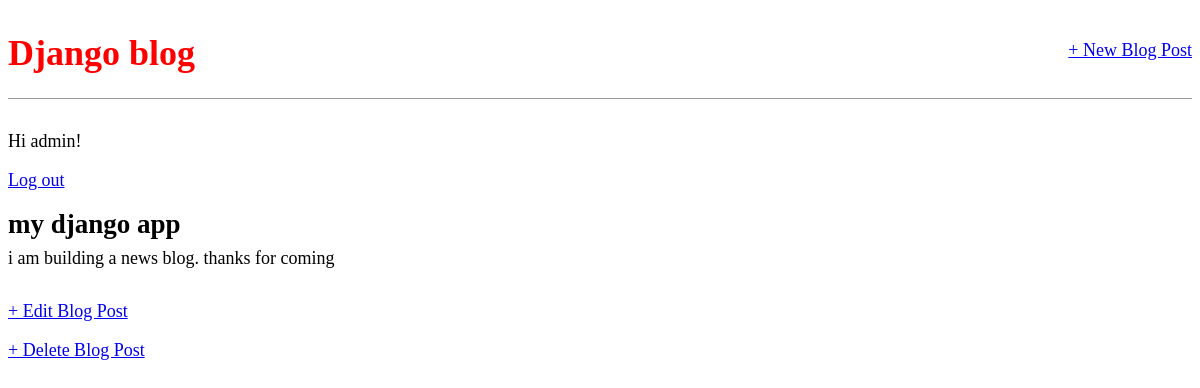
The app's page /post/1/ (signed in) with its own data.
### blogApp/models.py (models this page shows, shortened)
class Post(models.Model):
    title = models.CharField(max_length=200)
    author=models.ForeignKey('auth.User', on_delete=models.CASCADE)
    body=models.TextField()

### blogApp/views.py (the view)
# urls.py: path('post/<int:pk>/', BlogDetailView.as_view(), name='post_detail'),
class BlogDetailView(DetailView):
    model=Post
    template_name='post_detail.html'

### templates/post_detail.html
{% extends 'base.html' %}
{% block content %}
    <div class="post-entry">
        <h2>{{post.title}}</h2>
        <p>{{post.body}}</p>
    </div>
    <p><a href="{% url 'post_edit' post.pk %}">+ Edit Blog Post</a></p>
    <p><a href="{% url 'post_delete' post.pk %}">+ Delete Blog Post</a></p>
{% endblock %}

### templates/base.html (shortened to what this page needs)
{% load static %}
<!DOCTYPE html>
<html>
<head>
    <link href="{% static 'css/base.css' %}" rel="stylesheet">
</head>
<body>
    <div>
        <header>
            <div class="nav-left">
                <h1><a href= "{%url 'home' %}">Django blog</a></h1>
            </div>
            <div class="nav-right">
                <a href="{% url 'post_new' %}">+ New Blog Post</a>
            </div>
        </header>
        {% if user.is_authenticated %}
            <p>Hi {{ user.username }}!</p>
            <p><a href="{% url 'logout' %}">Log out</a></p>
        {% else %}
            <p>You are not logged in.</p>
            <a href="{% url 'login' %}">Log In</a>
        {% endif %}
    {% block content %}
    {% endblock %}
    </div>
</body>
</html>

### static/css/base.css (style rules this page uses)
body { font-family: Source 'Sans Pro', sans-serif; font-size: 18px; }
header { border-bottom: 1px solid #999; margin-bottom: 2rem; display: flex; }
header h1 a { color:red; text-decoration: none; }
.nav-left { margin-right: auto; }
.nav-right { display: flex; padding-top: 2rem; }
.post-entry { margin-bottom: 2rem; }
.post-entry h2 { margin: 0.5rem 0; }
.post-entry p { margin: 0; font-weight: 400; }

### records on screen
Post: title "my django app", body "i am building a news blog. thanks for coming"

### other values on screen
{{ user.username }} "admin"
